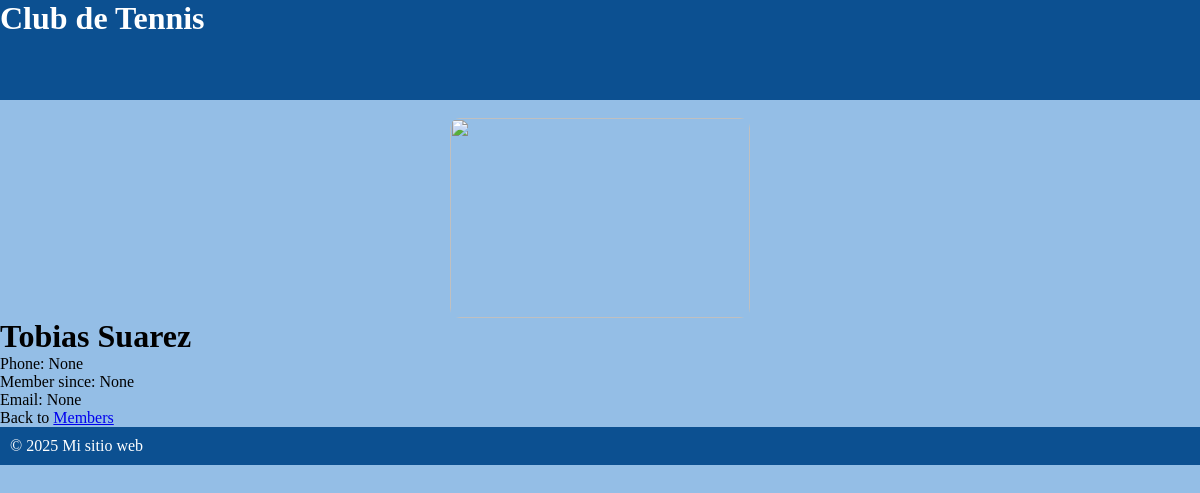
Before: /members/details/11 with the older database file.
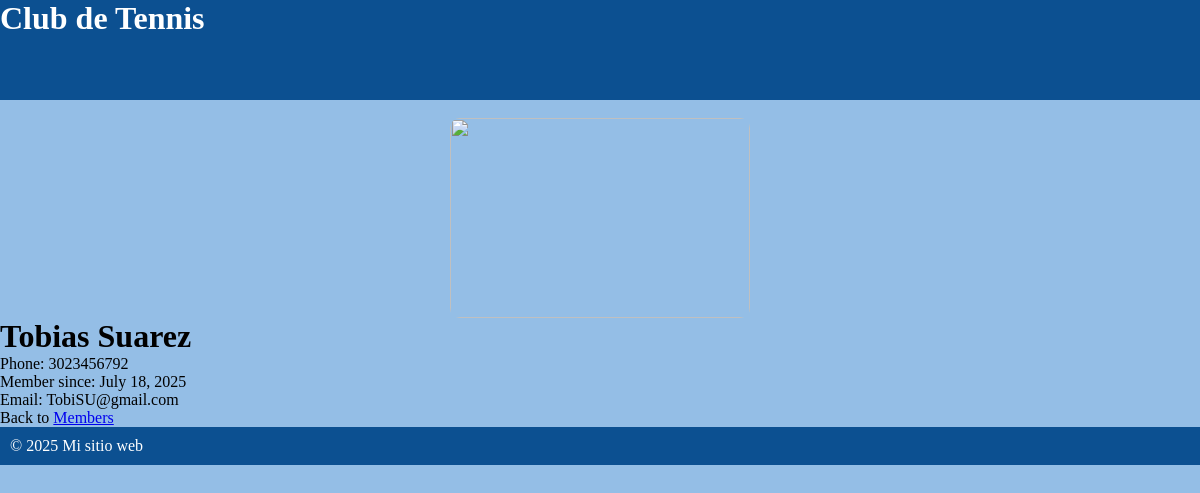
After: the same page with the newer database file.
### members/models.py (models this page shows, shortened)
class Member(models.Model):
    firstname = models.CharField(max_length=255)
    lastname = models.CharField(max_length=255)
    phone = models.IntegerField(null=True)
    joined_date = models.DateField(null=True)
    gender = models.CharField(max_length=225, null=True)
    birthday = models.DateField(null=True)
    email = models.CharField(max_length=255, null= True)

### members/views.py (the view)
# urls.py: path('members/details/<int:id>', views.details, name='details'),
def details(request, id):
    mymember = Member.objects.get(id=id)
    template = loader.get_template('details.html')
    context ={
        'mymember': mymember,
    }
    return HttpResponse(template.render(context, request))

### members/templates/details.html (shortened to what this page needs)
{% extends "master.html" %}
{% block content%}
  <h1>{{ mymember.firstname}}  {{mymember.lastname}} </h1>
        <p>Phone: {{mymember.phone}}</p>
        <p>Member since: {{mymember.joined_date}}</p>
        <p>Email: {{mymember.email}}</p>
        <p>Back to <a href="/members">Members</a></p>
{% endblock%}

Changed rows visible on the page:
changed Member "Tobias": phone "None" → "3023456792"; joined_date "None" → "July 18, 2025"; email "None" → "TobiSU@gmail.com"
